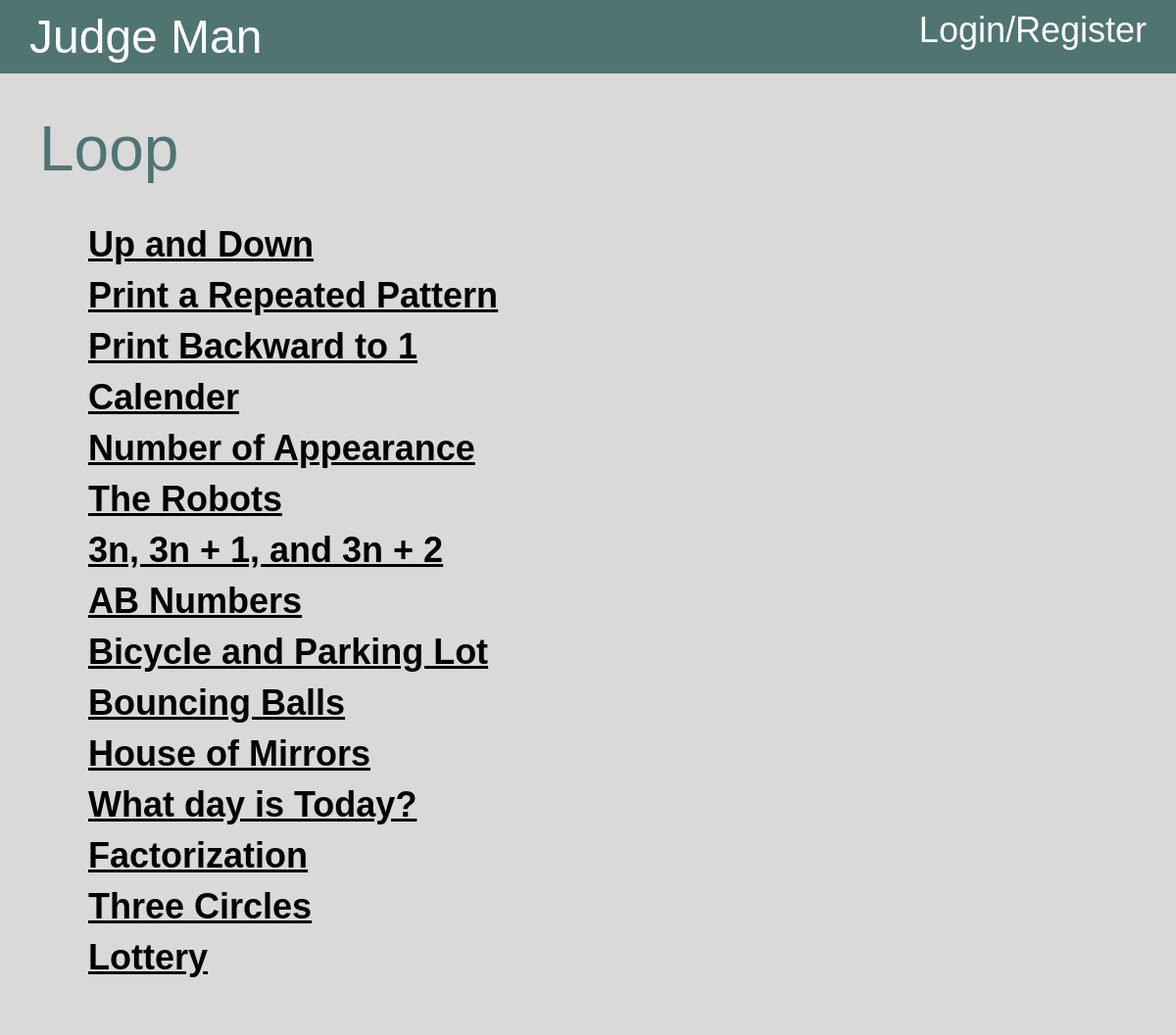
Screenshot of /problemSet/4 with the database file from the repository.
### app/database/models.py (models this page shows, shortened)
class ProblemSet(db.Model):
    __tablename__ = "ProblemSet"
    id = db.Column(db.Integer, primary_key=True)
    title = db.Column(db.String(100), nullable=False)
    problems = db.Column(db.String(500), nullable=False)
    def search(self, id: int):
        problem = ProblemSet.query.filter_by(id=id).first()
        return problem

class Problem(db.Model):
    __tablename__ = "Problem"
    id = db.Column(db.Integer, primary_key=True)
    title = db.Column(db.String(100), nullable=False)
    description = db.Column(db.String(500), nullable=False)
    inputFormat = db.Column(db.String(500), nullable=False)
    outputFormat = db.Column(db.String(500), nullable=False)
    sampleInput = db.Column(db.String(500), nullable=False)
    sampleOutput = db.Column(db.String(500), nullable=False)
    hint = db.Column(db.String(500), nullable=False)
    testCasePaths = db.Column(db.String(500), nullable=False)
    answerCasePaths = db.Column(db.String(500), nullable=False)
    AC = db.Column(db.Integer, nullable=False)
    WA = db.Column(db.Integer, nullable=False)
    def search(self, id: int):
        problem = Problem.query.filter_by(id=id).first()
        return problem

### app/pages/problemPage.py (the view)
@problem.route('/problemSet/<int:problemSetId>')
def index(problemSetId: int):
    session['lastPage'] = url_for('problem.index', problemSetId=problemSetId)
    problemSet = problemSets.search(problemSetId)
    problemIds = json.loads(problemSet.problems)
    subProblems = []
    for problemId in problemIds:
        problem = problems.search(problemId)
        if problem is not None:
            subProblems.append(problem)
    return render_template('problemSet.html', problemSet=problemSet, subProblems=subProblems)

### templates/problemSet.html
{% extends "base.html" %}
{% block content %}
<div class="div-5">
    <div class="div-6">
        <div class="div-7">{{ problemSet.title }}</div>
        <div class="div-8">
        {% for problem in subProblems %}
        <a class="problemLink" href="{{ url_for('problem.singleProblem', problemSetId=problemSet.id, problemId=problem.id) }}">{{ problem.title }}</a>
        {% endfor %}
        </div>
    </div>
</div>
{% endblock %}

### static/mainStyle.css (style rules this page uses)
body { width: 100%; margin: 0; padding: 0; background-color: rgba(217, 217, 217, 1); }
.div-5 { display: flex; flex-direction: column; max-width: 100%; justify-content: flex-start; align-self: stretch; width: auto; align-items: center; padding-top: 30px; padding-right: 30px; padding-bottom: 30px; padding-left: 30px; background-color: rgba(217, 217, 217, 1); }
.div-6 { display: flex; flex-direction: column; max-width: 100%; justify-content: flex-start; align-self: stretch; width: auto; align-items: flex-start; padding-top: 10px; padding-right: 10px; padding-bottom: 10px; padding-left: 10px; background-color: rgba(217, 217, 217, 1); }
.div-7 { max-width: 100%; align-self: stretch; width: auto; color: rgba(79, 116, 113, 1); font-size: 64px; text-align: left; font-family: "IBM Plex Serif", sans-serif; }
.div-8 { display: flex; flex-direction: column; max-width: 100%; justify-content: flex-start; align-self: stretch; width: auto; height: auto; align-items: flex-start; margin-top: 10px; padding-top: 20px; padding-right: 50px; padding-bottom: 20px; padding-left: 50px; background-color: rgba(217, 217, 217, 1); }
.problemLink { max-width: 100%; align-self: stretch; width: auto; margin-top: 10px; color: rgba(0, 0, 0, 1); font-size: 36px; text-align: left; font-weight: bold; font-family: "IBM Plex Serif", sans-serif; }
*, *:before, *:after { box-sizing: border-box; }

### rows the page displays
ProblemSet: title "Loop"
Problem: title "Up and Down"
Problem: title "Print a Repeated Pattern"
Problem: title "Print Backward to 1"
Problem: title "Calender"
Problem: title "Number of Appearance"
Problem: title "The Robots"
Problem: title "3n, 3n + 1, and 3n + 2"
Problem: title "AB Numbers"
Problem: title "Bicycle and Parking Lot"
Problem: title "Bouncing Balls"
Problem: title "House of Mirrors"
Problem: title "What day is Today?"
Problem: title "Factorization"
Problem: title "Three Circles"
Problem: title "Lottery"
